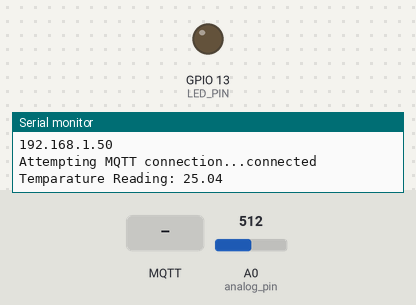
Recording of a sketch running on a simulated ESP8266 (NodeMCU). Parts: output pins drawn as LEDs (lit = HIGH), the last lines printed to the serial monitor. The inputs (shaded band) are chosen by the test bench; at power-on: A0 (analog_pin) = 512. WiFi joins after 1.5 s; servers stay silent unless stated; no MQTT or app messages arrive unless stated.

Above: at 2.7 s.
2.8 s: MQTT message "0" arrives on the first subscribed topic
At 3.3 s:
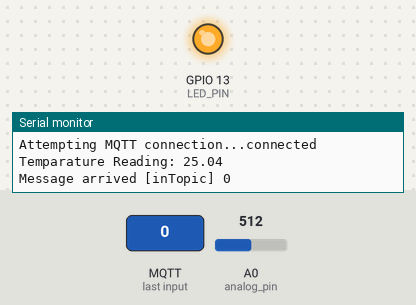
4.3 s: MQTT message "1" arrives on the first subscribed topic
At 5.5 s:
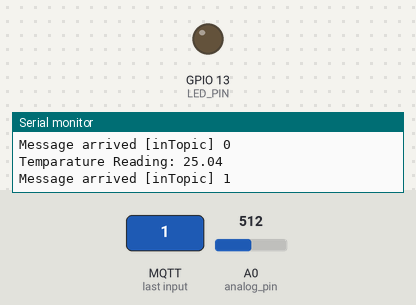
5.8 s: MQTT message "2" arrives on the first subscribed topic
At 6.8 s:
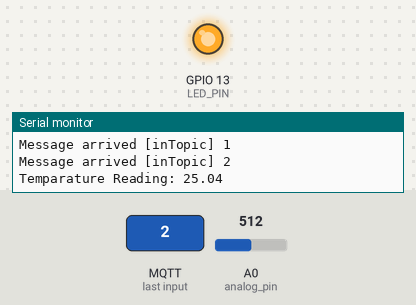
Timing chart, 0 to 8.8 s (numbered marks = the images above; inputs shaded):
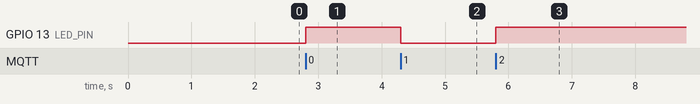

The sketch:

T_RPI_MQTT.ino
```cpp
/*
 Basic ESP8266 MQTT example

 This sketch demonstrates the capabilities of the pubsub library in combination
 with the ESP8266 board/library.

 It connects to an MQTT server then:
  - publishes "hello world" to the topic "outTopic" every two seconds
  - subscribes to the topic "inTopic", printing out any messages
    it receives. NB - it assumes the received payloads are strings not binary
  - If the first character of the topic "inTopic" is an 1, switch ON the ESP Led,
    else switch it off

 It will reconnect to the server if the connection is lost using a blocking
 reconnect function. See the 'mqtt_reconnect_nonblocking' example for how to
 achieve the same result without blocking the main loop.

 To install the ESP8266 board, (using Arduino 1.6.4+):
  - Add the following 3rd party board manager under "File -> Preferences -> Additional Boards Manager URLs":
       http://arduino.esp8266.com/stable/package_esp8266com_index.json
  - Open the "Tools -> Board -> Board Manager" and click install for the ESP8266"
  - Select your ESP8266 in "Tools -> Board"

*/

#include <ESP8266WiFi.h>
#include <PubSubClient.h>
#define LED_PIN 13       //physical pin D7
// #define LED_PIN2 12       //Physical pin D6
#define analog_pin A0    //physical pin A0
// Update these with values suitable for your network.

const char* ssid = "abhi.sreeJ7";
const char* password = "abhilash";
const char* mqtt_server = "192.168.43.1";

const double VCC = 3.3;             // NodeMCU on board 3.3v vcc
const double R2 = 10000;            // 10k ohm series resistor
const double adc_resolution = 1023; // 10-bit adc

const double A = 0.001129148;   // thermistor equation parameters
const double B = 0.000234125;
const double C = 0.0000000876741;

WiFiClient espClient;
PubSubClient client(mqtt_server,1883,espClient);
long lastMsg = 0;
char msg[50];
int data = 0;

void setup() {
  pinMode(LED_PIN, OUTPUT);     // Initialize the physical pin D7 as an output
 // pinMode(LED_PIN2, OUTPUT);    //Initialize the physical pin D6 as an Output
  // pinMode(analog_pin, INPUT);   // Initialize the Analog pin A0 as an input
  Serial.begin(115200);
  setup_wifi();
 // client.setServer(mqtt_server, 1883);
  client.setCallback(callback);
}

void setup_wifi() {

  delay(10);
  // We start by connecting to a WiFi network
  Serial.println();
  Serial.print("Connecting to ");
  Serial.println(ssid);

  WiFi.begin(ssid, password);

  while (WiFi.status() != WL_CONNECTED) {
    delay(500);
    Serial.print(".");
  }

  Serial.println("");
  Serial.println("WiFi connected");
  Serial.println("IP address: ");
  Serial.println(WiFi.localIP());
}

void callback(const char* topic, byte* payload, unsigned int length) {
  Serial.print("Message arrived [");
  Serial.print(topic);
  Serial.print("] ");
  for (int i = 0; i < length; i++) {
    Serial.print((char)payload[i]);
  }
  Serial.println();

  // Switch on the LED if an 1 was received as first character
  if ((char)payload[0] == '1') {
    digitalWrite(LED_PIN, LOW);   // Turn the LED on (Note that LOW is the voltage level
    // but actually the LED is on; this is because
    // it is acive low on the ESP-01)
  } else {
    digitalWrite(LED_PIN, HIGH);  // Turn the LED off by making the voltage HIGH
  }

}

void reconnect() {
  // Loop until we're reconnected
  while (!client.connected()) {
    Serial.print("Attempting MQTT connection...");
    // Attempt to connect
    if (client.connect("ESP8266Client")) {
      Serial.println("connected");
      // Once connected, publish an announcement...
      client.publish("outTopic", "hello world");
      // ... and resubscribe
      client.subscribe("inTopic");
    } else {
      Serial.print("failed, rc=");
      Serial.print(client.state());
      Serial.println(" try again in 5 seconds");
      // Wait 5 seconds before retrying
      delay(5000);
    }
  }
}
void loop() {
  double Vout, Rth, temperature, adc_value;
  if (!client.connected()) {
    reconnect();
  }
  client.loop();

  long now = millis();
  if (now - lastMsg > 2000) {
    lastMsg = now;
        adc_value = analogRead(analog_pin);// put your main code here, to run repeatedly:
   // ++value;
   Vout = (adc_value * VCC) / adc_resolution;
  Rth = (VCC * R2 / Vout) - R2;

/*  Steinhart-Hart Thermistor Equation:
 *  Temperature in Kelvin = 1 / (A + B[ln(R)] + C[ln(R)]^3)
 *  where A = 0.001129148, B = 0.000234125 and C = 8.76741*10^-8  */
  temperature = (1 / (A + (B * log(Rth)) + (C * pow((log(Rth)),3))));   // Temperature in kelvin

  temperature = temperature - 273.15;  // Temperature in degree celsius
    snprintf (msg, 75, " %ld", (unsigned int)temperature);
    Serial.print("Temparature Reading: ");
    Serial.println(temperature);
    client.publish("outTopic", msg);
  }
}
```

Measured:
- after the input at 2.8 s, GPIO 13 (LED_PIN): LOW → HIGH at once
- after the input at 4.3 s, GPIO 13 (LED_PIN): HIGH → LOW at once
- after the input at 5.8 s, GPIO 13 (LED_PIN): LOW → HIGH at once
